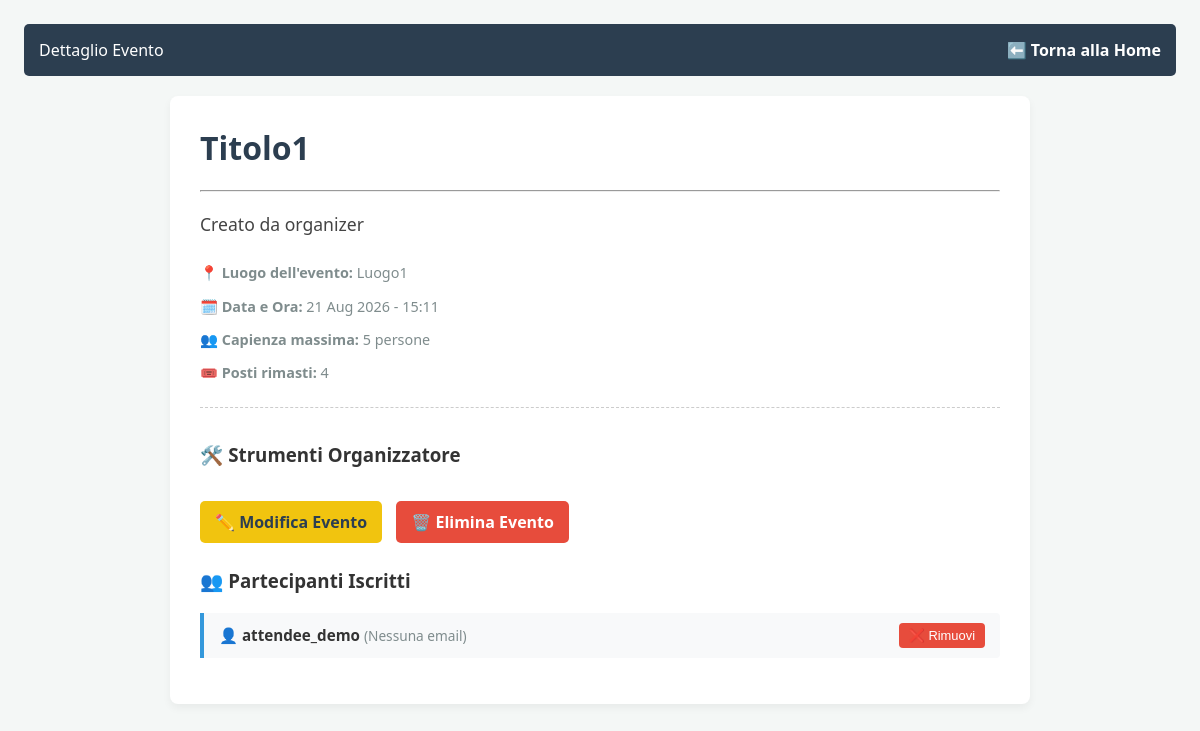
Page /evento/1/ (signed in) on the earlier database version.
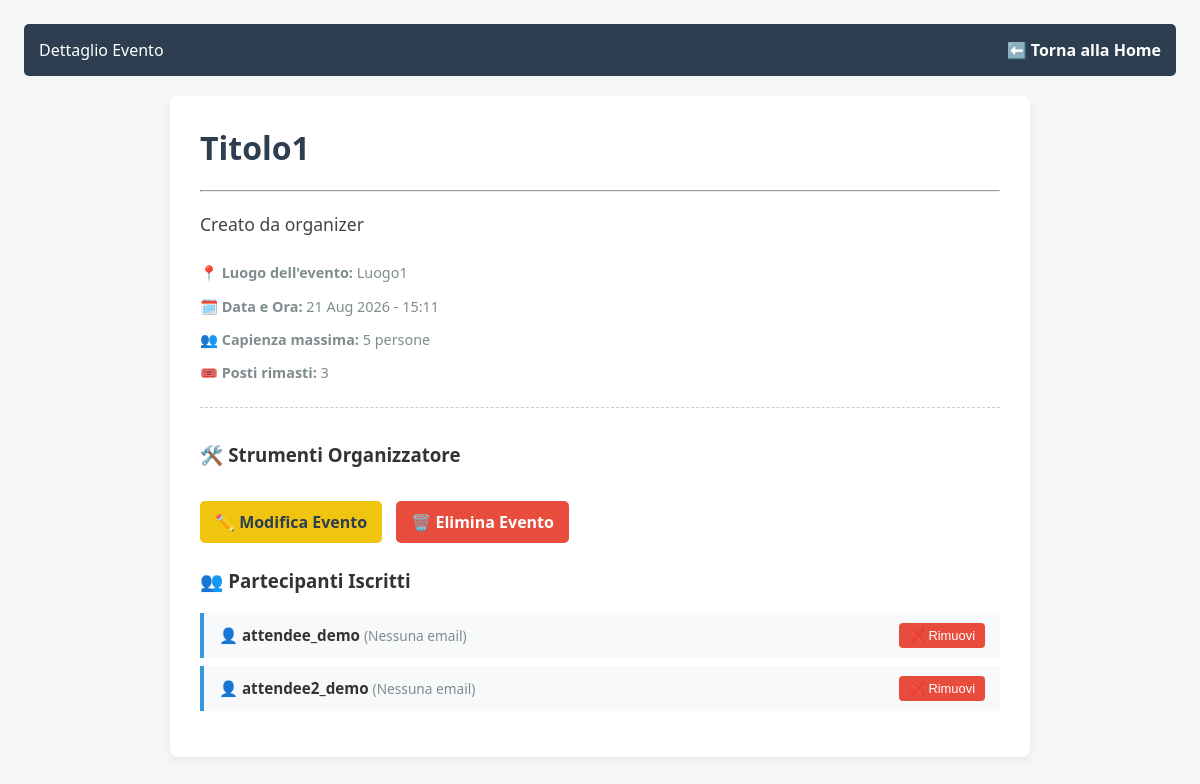
Same page on the later database version.
### eventi/models.py (models this page shows, shortened)
class Evento(models.Model):
    titolo = models.CharField(max_length=200)
    descrizione = models.TextField()
    data_ora = models.DateTimeField()
    luogo = models.CharField(max_length=200)
    organizzatore = models.ForeignKey(
        settings.AUTH_USER_MODEL,
        on_delete=models.CASCADE,
        related_name='eventi_creati'
    )
    capienza_massima = models.PositiveIntegerField()
    def posti_disponibili(self):
        iscriti = self.iscrizioni.count()
        return max(0, self.capienza_massima - iscriti)

class Iscrizione(models.Model):
    utente = models.ForeignKey(
        settings.AUTH_USER_MODEL,
        on_delete=models.CASCADE,
        related_name='iscrizioni'
    )
    evento = models.ForeignKey(
        Evento,
        on_delete=models.CASCADE,
        related_name='iscrizioni'
    )
    data_iscrizione = models.DateTimeField(auto_now_add=True)
    class Meta:
        unique_together = ('utente', 'evento')

### utenti/models.py (models this page shows, shortened)
class CustomUser(AbstractUser):
    ROLE_CHOICES = (
        ('attendee', 'Attendee (Partecipante)'),
        ('organizer', 'Organizer (Organizzatore)'),
    )
    role = models.CharField(
        max_length=20,
        choices=ROLE_CHOICES,
        default='attendee'
    )

### eventi/views.py (the view)
# urls.py: path('evento/<int:pk>/', views.EventoDetailView.as_view(), name='dettaglio_evento'),
class EventoDetailView(DetailView):
    model = Evento
    template_name = 'eventi/dettaglio_evento.html'
    context_object_name = 'evento'
    def get_context_data(self, **kwargs):
        context = super().get_context_data(**kwargs)
        context['iscritti'] = Iscrizione.objects.filter(evento=self.object).select_related('utente')
        return context

### eventi/templates/eventi/dettaglio_evento.html (shortened to what this page needs)
{% load static %}
<!DOCTYPE html>
<html lang="it">
<head>
    <link rel="stylesheet" href="{% static 'eventi/stile.css' %}">
</head>
<body>
    <div class="navbar">
        <div>Dettaglio Evento</div>
        <div><a href="{% url 'home_eventi' %}" class="nav-link-torna">⬅️ Torna alla Home</a></div>
    </div>
    <div class="detail-container">
        <h1 class="detail-title">{{ evento.titolo }}</h1>
        <hr>
        <p class="detail-description">{{ evento.descrizione }}</p>
        <p class="meta">📍 <strong>Luogo dell'evento:</strong> {{ evento.luogo }}</p>
        <p class="meta">🗓️ <strong>Data e Ora:</strong> {{ evento.data_ora|date:"d M Y - H:i" }}</p>
        <p class="meta">👥 <strong>Capienza massima:</strong> {{ evento.capienza_massima }} persone</p>
        <p class="meta">🎟️ <strong>Posti rimasti:</strong> {{ evento.posti_disponibili }}</p>
        {% if user.is_authenticated and evento.organizzatore == user or user.is_superuser %}
            <div class="organizer-actions">
                <h3>🛠️ Strumenti Organizzatore</h3>
                <a href="{% url 'modifica_evento' evento.id %}" class="btn-modifica">✏️ Modifica Evento</a>
                <a href="{% url 'elimina_evento' evento.id %}" class="btn-disiscriviti">🗑️ Elimina Evento</a>
                <h3 style="margin-top: 25px;">👥 Partecipanti Iscritti</h3>
                {% if iscritti %}
                    <ul class="attendees-list">
                        {% for iscrizione in iscritti %}
                            <li class="attendee-item" style="display: flex; justify-content: space-between; align-items: center;">
                                <div>
                                    👤 <strong>{{ iscrizione.utente.username }}</strong>
                                    <span class="meta">({% if iscrizione.utente.email %}{{ iscrizione.utente.email }}{% else %}Nessuna email{% endif %})</span>
                                </div>
                                <form method="post" action="{% url 'rimuovi_iscrizione' iscrizione.id %}" style="margin: 0;">
                                    <button type="submit" style="background-color: #e74c3c; color: white; border: none; padding: 5px 10px; border-radius: 4px; cursor: pointer; font-size: 0.85em;">
                                        ❌ Rimuovi
                                    </button>
                                </form>
                            </li>
                        {% endfor %}
                    </ul>
                {% else %}
                    <p class="no-attendees">Nessun utente si è ancora iscritto a questo evento.</p>
                {% endif %}
            </div>
        {% endif %}
    </div>
</body>
</html>

Differences in the rows shown:
computed for Evento "Titolo1": posti_disponibili "4" → "3"
added Iscrizione: utente.username "attendee2_demo", shows "Nessuna email"
